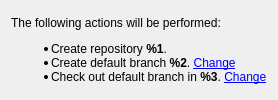
<?xml version="1.0" encoding="UTF-8"?>
<ui version="4.0">
 <class>Page4Summary</class>
 <widget class="QWizardPage" name="Page4Summary">
  <property name="windowTitle">
   <string>WizardPage</string>
  </property>
  <property name="title">
   <string>Summary</string>
  </property>
  <property name="subTitle">
   <string>Creating repository %1</string>
  </property>
  <attribute name="pageId">
   <string notr="true">4</string>
  </attribute>
  <layout class="QVBoxLayout" name="verticalLayout">
   <item>
    <widget class="QLabel" name="labelSummary">
     <property name="text">
      <string>&lt;html&gt;&lt;head/&gt;&lt;body&gt;
&lt;p&gt;The following actions will be performed:&lt;/p&gt;
&lt;ul&gt;
&lt;li&gt;Create repository &lt;strong&gt;%1&lt;/strong&gt;.&lt;/li&gt;
&lt;li&gt;Create default branch &lt;strong&gt;%2&lt;/strong&gt;. &lt;a href=&quot;branch&quot;&gt;Change&lt;/a&gt;&lt;/li&gt;
&lt;li&gt;Check out default branch in &lt;strong&gt;%3&lt;/strong&gt;. &lt;a href=&quot;checkout&quot;&gt;Change&lt;/a&gt;&lt;/li&gt;
&lt;/ul&gt;
&lt;/body&gt;&lt;/html&gt;</string>
     </property>
    </widget>
   </item>
  </layout>
 </widget>
 <resources/>
 <connections/>
</ui>
